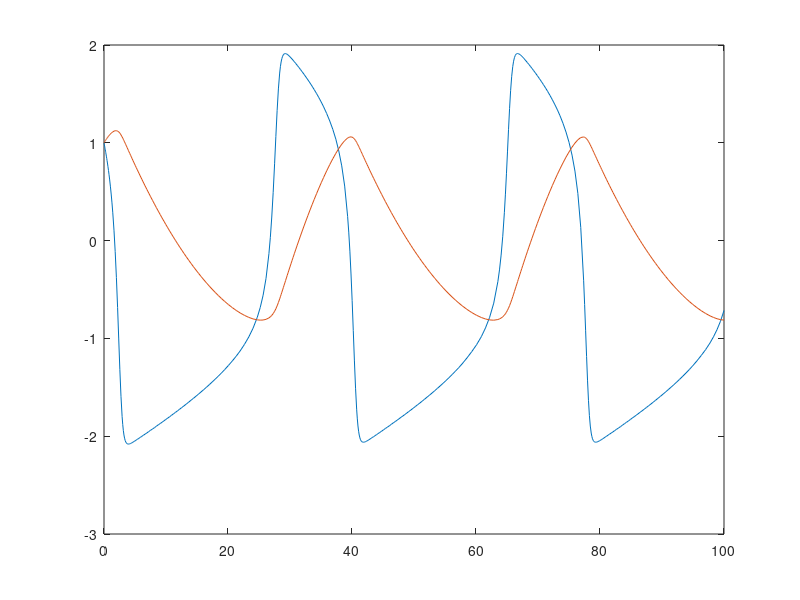

Reproduce this figure in MATLAB.
% v = cell membrane voltage
% w = activity of ion pumps

%initial conditions
e = 0.08;
a = 0.5;
b = 0.2;

dvdt = @(v,w) v - (1/3)*(v.^3) - w;
dwdt = @(v,w) e*(v + a -b*w);

dxdt = @(t,x) [ dvdt(x(1),x(2));
        dwdt(x(1),x(2)) ]
    
[t,x] = ode45(dxdt,[0,100],[1,1]);

figure(1)
plot(t,x)


%% injected cell



I0 = 1.0;
tStart = 40;
tStop = 47;
I =@(t) I0*(t>tStart).*(t<tStop);









